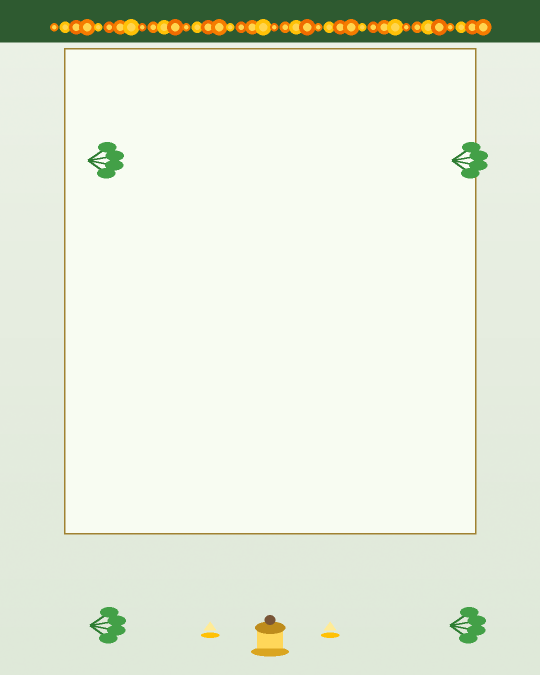
#> input picture tools/bg_sources/engagement_05_source.png, 1080 x 1350 px (shown at 1/2 size)
$ python patch_photo_card_sources.py
#> lines starting #> are read from the running program, lines starting #| are printed output that depends on the picture
#> in main, eng is the input picture: PIL image 1080x1350 RGB; mean R, G, B 227.9, 234.5, 218.2
#!/usr/bin/env python3
"""One-off art fixes on designed photo-card source PNGs before WebP conversion.

engagement_05 and naming_05 use tools/generate_portrait_05_templates.py instead.
"""

from __future__ import annotations

from pathlib import Path

from PIL import Image, ImageDraw

SRC = Path(__file__).parent / "bg_sources"


def sample_cream(im: Image.Image, x: int | None = None, y: int | None = None) -> tuple[int, int, int]:
    w, h = im.size
    x = w // 2 if x is None else x
    y = int(h * 0.48) if y is None else y
    patch = im.crop((x - 16, y - 16, x + 16, y + 16))
    pixels = list(
        patch.get_flattened_data() if hasattr(patch, "get_flattened_data") else patch.getdata()
    )
    pixels.sort(key=lambda c: c[0] + c[1] + c[2])
    return pixels[len(pixels) // 2]


def shrink_engagement_05_bottom(im: Image.Image, scale: float = 0.68) -> Image.Image:
    """Scale down center kalash + diyas so they do not crowd the text band."""
#> called with scale = 0.68
    w, h = im.size
#> w = 1080; h = 1350
    left, top, right, bottom = int(w * 0.20), int(h * 0.66), int(w * 0.80), h
#> left = 216; top = 891; right = 864; bottom = 1350
    region = im.crop((left, top, right, bottom))
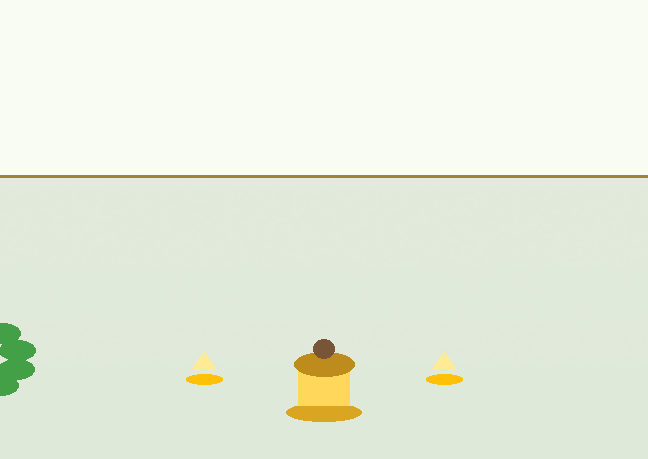
#> region: PIL image 648x459 RGB; mean R, G, B 231.8, 238.3, 222.4
    rw, rh = region.size
#> rw = 648; rh = 459
    new_w = max(1, int(rw * scale))
#> new_w = 440
    new_h = max(1, int(rh * scale))
#> new_h = 312
    scaled = region.resize((new_w, new_h), Image.Resampling.LANCZOS)

    out = im.copy()
    cream = sample_cream(im, w // 2, int(h * 0.42))
#> in sample_cream, `patch = im.crop((x - 16, y - 16, x + 16, y + 16))`:
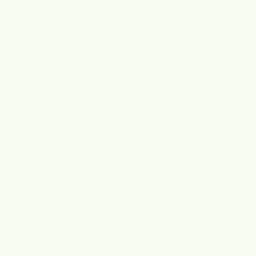
#> patch: PIL image 32x32 RGB (shown 8 times larger); mean R, G, B 248, 252, 242
#> in sample_cream, `pixels = list( patch.get_flattened_data() if hasattr(patch, "get_flatt..`: pixels = 1024 items, first 6: (248, 252, 242), (248, 252, 242), (248, 252, 242), (248, 252, 242), (248, 252, 242), (248, 252, 242)
#> cream = (248, 252, 242)
    draw = ImageDraw.Draw(out)
    draw.rectangle((left, top, right, bottom), fill=cream)

    paste_x = left + (rw - new_w) // 2
#> paste_x = 320
    paste_y = bottom - new_h
#> paste_y = 1038
    out.paste(scaled, (paste_x, paste_y))
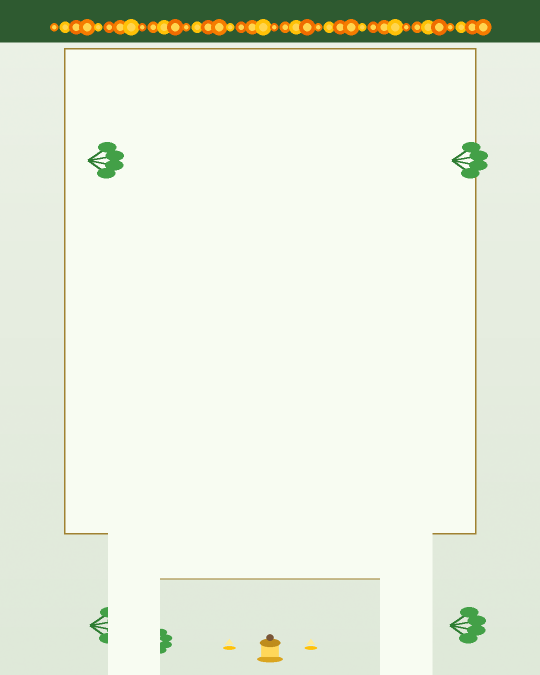
#> out: PIL image 1080x1350 RGB (shown at 1/2 size); mean R, G, B 229.7, 236, 220.3
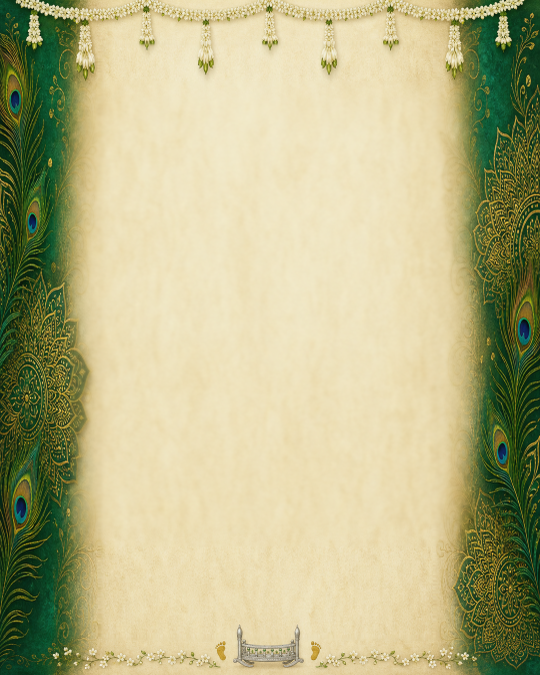
#> input picture tools/bg_sources/naming_05_source.png, 1080 x 1350 px (shown at 1/2 size)
#> in main, nam is the input picture: PIL image 1080x1350 RGB; mean R, G, B 183.9, 180.2, 136.1
    return out


def patch_naming_05(im: Image.Image) -> Image.Image:
    """Remove inner dotted divider; shift baby footprints down away from copy."""
    w, h = im.size
#> w = 1080; h = 1350
    out = im.copy()
    cream = sample_cream(im, w // 2, int(h * 0.50))
#> call 2 of sample_cream, with x = 540, y = 675
#> in sample_cream (call 2), `patch = im.crop((x - 16, y - 16, x + 16, y + 16))`:
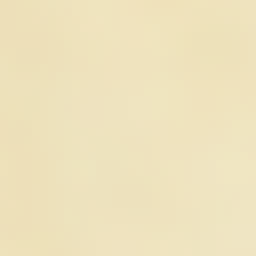
#> patch: PIL image 32x32 RGB (shown 8 times larger); mean R, G, B 238, 226.3, 189.1
#> in sample_cream (call 2), `pixels = list( patch.get_flattened_data() if hasattr(patch, "get_flatt..`: pixels = 1024 items, first 6: (237, 223, 184), (237, 223, 185), (237, 224, 185), (237, 225, 185), (237, 225, 186), (238, 225, 187)
#> cream = (238, 226, 190)
    draw = ImageDraw.Draw(out)

    # Dotted gold rule below the inner frame (inside cream text panel).
    draw.rectangle((int(w * 0.26), 552, int(w * 0.74), 598), fill=cream)

    # Cream/green separator: remove paired gold rules + patterned strip (keep soft color fade).
    band_top, band_bottom = 706, 742
    green = tuple(im.getpixel((w // 2, band_bottom + 36))[:3])
#> green = (237, 222, 180)
    for y in range(band_top, band_bottom):
        t = (y - band_top) / max(1, band_bottom - band_top - 1)
        fill = tuple(int(cream[i] * (1 - t) + green[i] * t) for i in range(3))
        draw.line([(int(w * 0.24), y), (int(w * 0.76), y)], fill=fill, width=1)
#> this loop made 36 passes
#> fill on passes 1 to 12: (238, 226, 190), (237, 225, 189), (237, 225, 189), (237, 225, 189), (237, 225, 188), (237, 225, 188), (237, 225, 188), (237, 225, 188), (237, 225, 187), (237, 224, 187), (237, 224, 187), (237, 224, 186)

    # Baby footprints + side flourishes — move down into the green footer.
    feet_box = (int(w * 0.40), 700, int(w * 0.60), 776)
#> feet_box = (432, 700, 648, 776)
    shift_y = 62
    feet = im.crop(feet_box)
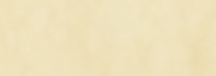
#> feet: PIL image 216x76 RGB; mean R, G, B 238.2, 225.9, 187.7
    draw.rectangle(feet_box, fill=cream)
    out.paste(feet, (feet_box[0], feet_box[1] + shift_y))
    return out


def main() -> int:
    e_src = SRC / "engagement_05_source.png"
    n_src = SRC / "naming_05_source.png"

    eng = Image.open(e_src).convert("RGB")
    shrink_engagement_05_bottom(eng).save(e_src)
    print(f"Patched {e_src.name}")

    nam = Image.open(n_src).convert("RGB")
    patch_naming_05(nam).save(n_src)
    print(f"Patched {n_src.name}")
    return 0


if __name__ == "__main__":
    raise SystemExit(main())
#> (the program exits here)
